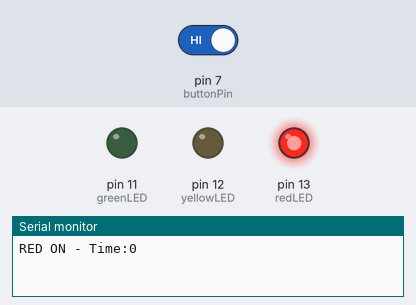
Bench run of a sketch on a simulated Arduino Uno, built with avr-gcc and run on an emulated ATmega328P. Shown: output pins drawn as LEDs (lit = HIGH), the last lines printed to the serial monitor. The test bench sets the inputs (shaded band); at power-on: pin 7 (buttonPin) HIGH.

Above: at 1.2 s.
1.3 s: pin 7 (buttonPin) driven LOW
At 8.2 s:
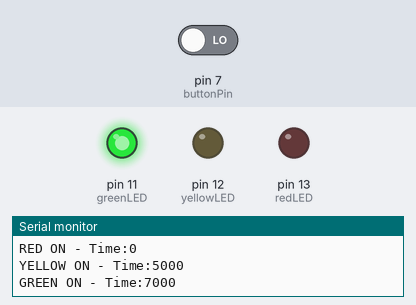
12.5 s: pin 7 (buttonPin) driven HIGH
At 24.8 s:
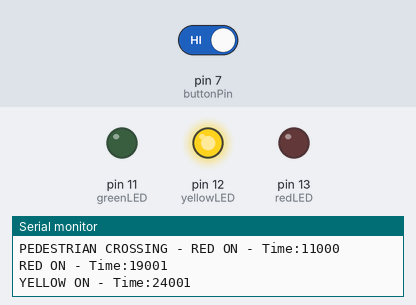
Timing chart, 0 to 31.5 s (numbered marks = the images above; inputs shaded):
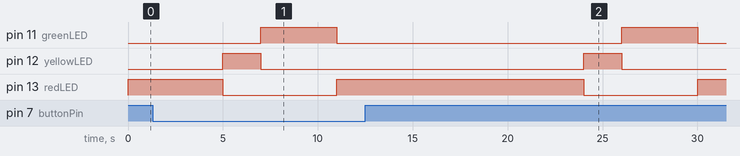

Measured:
- after the input at 12.5 s, pin 11 (greenLED): LOW → HIGH after 13.5 s, → LOW 4.0 s later; pin 12 (yellowLED): LOW → HIGH after 11.5 s, → LOW 2.0 s later; pin 13 (redLED): HIGH → LOW after 11.5 s, → HIGH 6.0 s later

The sketch:

traffic_light.ino
```cpp
const int redLED = 13;
const int yellowLED = 12;
const int greenLED = 11;
const int buttonPin = 7;
void setup()
{
  pinMode(redLED, OUTPUT);
  pinMode(yellowLED, OUTPUT);
  pinMode(greenLED, OUTPUT);
  pinMode(buttonPin,INPUT_PULLUP);
   Serial.begin(9600);
}
void showRed(unsigned long duration){
  digitalWrite(redLED,HIGH);
  digitalWrite(yellowLED,LOW);
  digitalWrite(greenLED,LOW);

  Serial.print("RED ON - Time:");
  Serial.println(millis());

  delay(duration);
}
void showYellow(unsigned long duration){
  digitalWrite(redLED,LOW);
  digitalWrite(yellowLED,HIGH);
  digitalWrite(greenLED,LOW);

  Serial.print("YELLOW ON - Time:");
  Serial.println(millis());

  delay(duration);
}
void showGreen(unsigned long duration){
  digitalWrite(redLED,LOW);
  digitalWrite(yellowLED,LOW);
  digitalWrite(greenLED,HIGH);

  Serial.print("GREEN ON - Time:");
  Serial.println(millis());

  delay(duration);
}


void loop()
{
  if(digitalRead(buttonPin)==LOW){
    Serial.print("PEDESTRIAN CROSSING - RED ON - Time:");
                 Serial.println(millis());
  digitalWrite(redLED, HIGH);
  digitalWrite(yellowLED, LOW);
  digitalWrite(greenLED, LOW);
  delay(8000);
  return;
}
  showRed(5000);
  showYellow(2000);
  showGreen(4000);
 }
```
